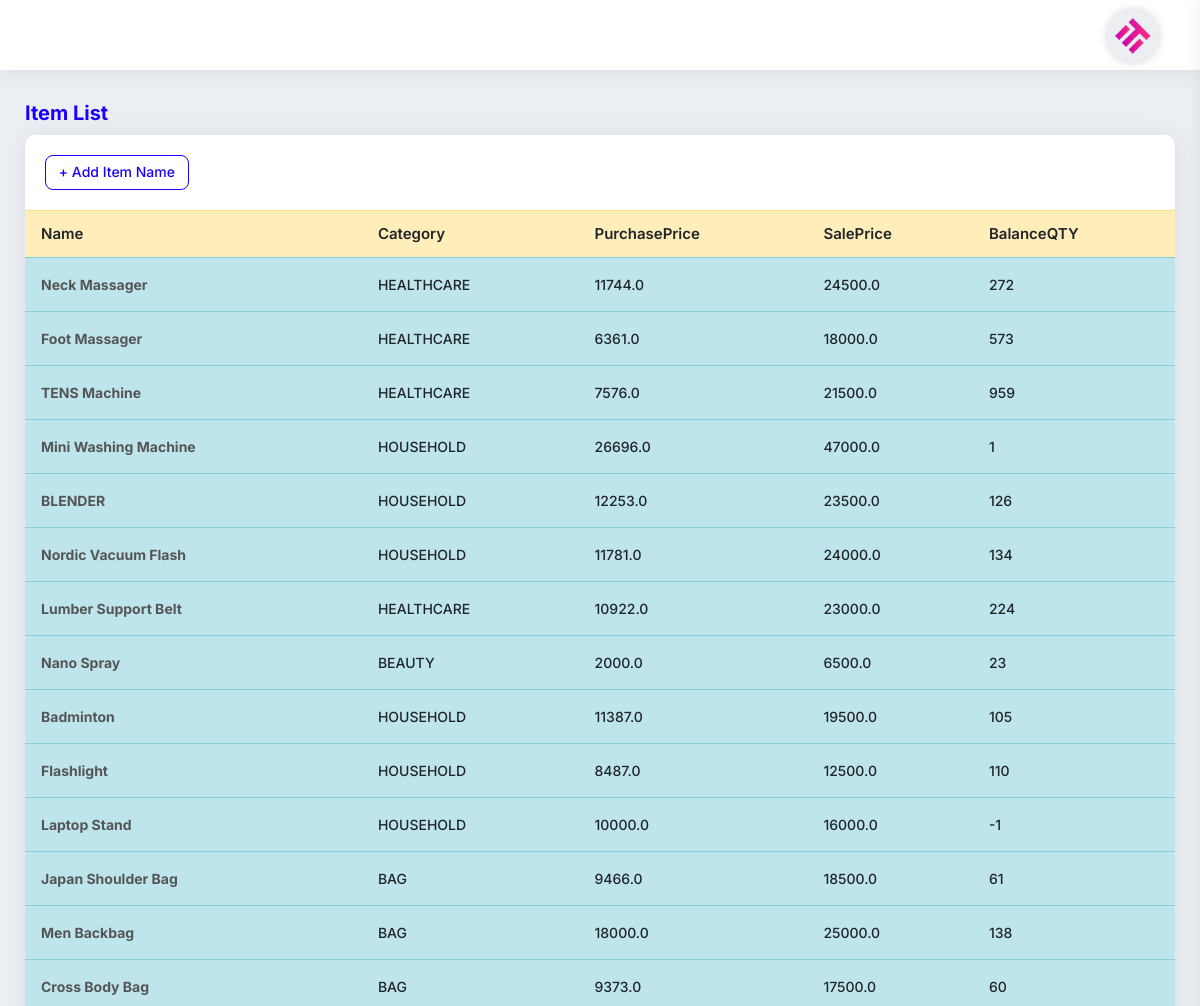
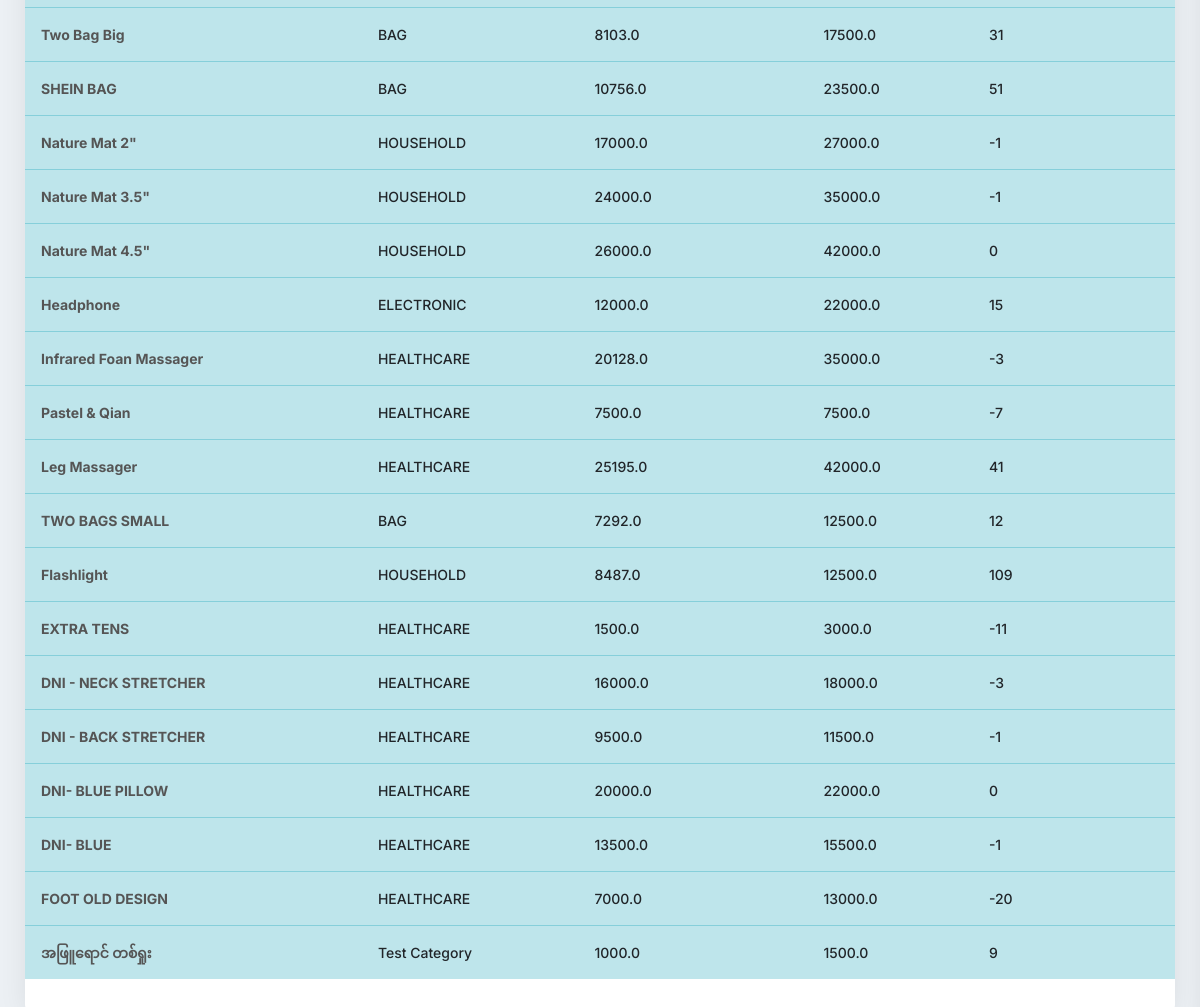
Screenshot of /ProductCreate (signed in) with the database file from the repository (2 pictures, top to bottom).
### myapp/models.py (models this page shows, shortened)
class Items(models.Model):
    item_name = models.CharField(max_length=225)
    category = models.CharField(max_length=225)
    pruchase_price = models.FloatField(default=0.00)
    sell_price = models.FloatField(default=0.00)
    wholesale_price = models.FloatField(default=0.00)
    balance_qty = models.IntegerField(default=0)
    barcode_id = models.CharField(max_length=225,blank=True, null=True)
    photo = models.ImageField(upload_to='', blank=True, null=True)

### myapp/views.py (the view, shortened to what this page needs)
# urls.py: path('ProductCreate', ProductCreate.as_view(), name='ProductCreate'),
class ProductCreate(View):
    def get(self,request):
        category = Category.objects.all()
        item_list = Items.objects.all()
        message = None
        context = {'item_list':item_list,'category':category,'message':message}
        return render(request, 'productcreate.html', context)

### templates/productcreate.html (shortened to what this page needs)
{% extends 'base.html' %}
{% block content %}
<h4 class="text-blue h4">Item List</h4>
<div class="card-box mb-30">
    <div class="pd-20">
        <a
									href="#"
									class="btn btn-sm btn-outline-primary"
									data-toggle="modal"
									data-target="#Medium-modal"
									type="button"
								>
									+ Add Item Name
								</a>
    </div>
    <div class="pb-20">
        <table class="data-table table stripe hover nowrap">
            <thead>
            <tr class="table-warning">
                <th>Name</th>
                <th>Category</th>
                <th>PurchasePrice</th>
                <th>SalePrice</th>
                <th>BalanceQTY</th>
            </tr>
            </thead>
            <tbody>
            {% for p in item_list %}
            <tr class="table-info">
                <td class="table-plus"><a href="{% url 'myapp:ProductEditView' p.id %}"><b>{{p.item_name}}</b></a></td>
                <td>{{p.category}}</td>
                <td>{{p.pruchase_price}}</td>
                <td>{{p.sell_price}}</td>
                <td>{{p.balance_qty}}</td>
            </tr>
            {% endfor %}
            </tbody>
        </table>
    </div>
</div>
{% endblock content %}

### rows the page displays
Items: item_name "Neck Massager", category "HEALTHCARE", pruchase_price "11744.0", sell_price "24500.0", balance_qty "272"
Items: item_name "Foot Massager", category "HEALTHCARE", pruchase_price "6361.0", sell_price "18000.0", balance_qty "573"
Items: item_name "TENS Machine", category "HEALTHCARE", pruchase_price "7576.0", sell_price "21500.0", balance_qty "959"
Items: item_name "Mini Washing Machine", category "HOUSEHOLD", pruchase_price "26696.0", sell_price "47000.0", balance_qty "1"
Items: item_name "BLENDER", category "HOUSEHOLD", pruchase_price "12253.0", sell_price "23500.0", balance_qty "126"
Items: item_name "Nordic Vacuum Flash", category "HOUSEHOLD", pruchase_price "11781.0", sell_price "24000.0", balance_qty "134"
Items: item_name "Lumber Support Belt", category "HEALTHCARE", pruchase_price "10922.0", sell_price "23000.0", balance_qty "224"
Items: item_name "Nano Spray", category "BEAUTY", pruchase_price "2000.0", sell_price "6500.0", balance_qty "23"
Items: item_name "Badminton", category "HOUSEHOLD", pruchase_price "11387.0", sell_price "19500.0", balance_qty "105"
Items: item_name "Flashlight", category "HOUSEHOLD", pruchase_price "8487.0", sell_price "12500.0", balance_qty "110"
Items: item_name "Laptop Stand", category "HOUSEHOLD", pruchase_price "10000.0", sell_price "16000.0", balance_qty "-1"
Items: item_name "Japan Shoulder Bag", category "BAG", pruchase_price "9466.0", sell_price "18500.0", balance_qty "61"
Items: item_name "Men Backbag", category "BAG", pruchase_price "18000.0", sell_price "25000.0", balance_qty "138"
Items: item_name "Cross Body Bag", category "BAG", pruchase_price "9373.0", sell_price "17500.0", balance_qty "60"
Items: item_name "Two Bag Big", category "BAG", pruchase_price "8103.0", sell_price "17500.0", balance_qty "31"
Items: item_name "SHEIN BAG", category "BAG", pruchase_price "10756.0", sell_price "23500.0", balance_qty "51"
Items: item_name "Nature Mat 2\"", category "HOUSEHOLD", pruchase_price "17000.0", sell_price "27000.0", balance_qty "-1"
Items: item_name "Nature Mat 3.5\"", category "HOUSEHOLD", pruchase_price "24000.0", sell_price "35000.0", balance_qty "-1"
Items: item_name "Nature Mat 4.5\"", category "HOUSEHOLD", pruchase_price "26000.0", sell_price "42000.0", balance_qty "0"
Items: item_name "Headphone", category "ELECTRONIC", pruchase_price "12000.0", sell_price "22000.0", balance_qty "15"
Items: item_name "Infrared Foan Massager", category "HEALTHCARE", pruchase_price "20128.0", sell_price "35000.0", balance_qty "-3"
Items: item_name "Pastel & Qian", category "HEALTHCARE", pruchase_price "7500.0", sell_price "7500.0", balance_qty "-7"
Items: item_name "Leg Massager", category "HEALTHCARE", pruchase_price "25195.0", sell_price "42000.0", balance_qty "41"
Items: item_name "TWO BAGS SMALL", category "BAG", pruchase_price "7292.0", sell_price "12500.0", balance_qty "12"
Items: item_name "Flashlight", category "HOUSEHOLD", pruchase_price "8487.0", sell_price "12500.0", balance_qty "109"
Items: item_name "EXTRA TENS", category "HEALTHCARE", pruchase_price "1500.0", sell_price "3000.0", balance_qty "-11"
Items: item_name "DNI - NECK STRETCHER", category "HEALTHCARE", pruchase_price "16000.0", sell_price "18000.0", balance_qty "-3"
Items: item_name "DNI - BACK STRETCHER", category "HEALTHCARE", pruchase_price "9500.0", sell_price "11500.0", balance_qty "-1"
Items: item_name "DNI- BLUE PILLOW", category "HEALTHCARE", pruchase_price "20000.0", sell_price "22000.0", balance_qty "0"
Items: item_name "DNI- BLUE", category "HEALTHCARE", pruchase_price "13500.0", sell_price "15500.0", balance_qty "-1"
Items: item_name "FOOT OLD DESIGN", category "HEALTHCARE", pruchase_price "7000.0", sell_price "13000.0", balance_qty "-20"
Items: item_name "အဖြူရောင် တစ်ရှုး", category "Test Category", pruchase_price "1000.0", sell_price "1500.0", balance_qty "9"
